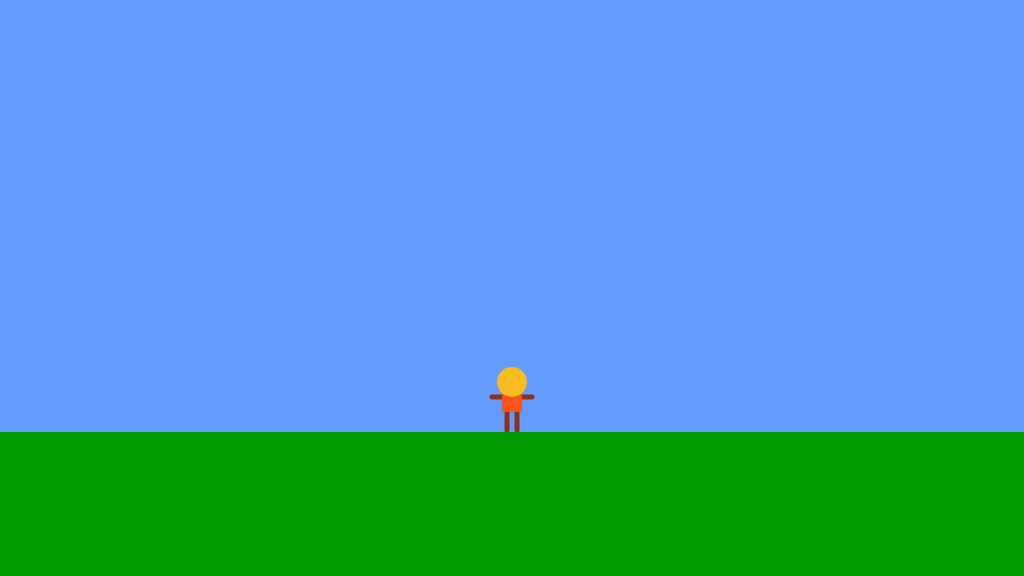
Frame 1 (no input)
Frame 60 (no input): identical to frame 1, image omitted
Frame 120 (the mouse pressed at the canvas centre since frame 60): identical to frame 1, image omitted

The p5.js sketch that drew this single still picture (run headless with seeded random() and noise() and a simulated clock; from frame 60 on, the mouse is pressed at the canvas centre):

// p5.js sketch
// ── sketch.js
/*

The Game Project

Week 3

Game interaction

*/

//gamechar positions and floor y position
var gameChar_x;
var gameChar_y;
var floorPos_y;
//char drawing offsets
var offset_y;
var offset_x;
//`isLeft`, `isRight`, `isFalling` and `isPlummeting`.
var isLeft;
var isRight;
var isFalling;
var isPlummeting;

//used to determine whether to fall or not
var reachedPeak;
//character parameters
const movementSpeed = 2;
const gravity = 5;
const jumpVelocity = 3;
const jumpPeak = 100;

function setup() {
	createCanvas(1024, 576);
	floorPos_y = height * 3 / 4;
	gameChar_x = width / 2;
	gameChar_y = floorPos_y;

	//char state machine bools
	isLeft = false;
	isRight = false;
	isFalling = false;
	isPlummeting = false;
	reachedPeak = false;
	//char drawing offsets
	offset_y = 35;
	offset_x = 20;
}

function draw() {

	//testing bool changes
	//console.log("isLeft:" + isLeft + "\nisRight:" + isRight + "\nisFalling:" + isFalling + "\nisPlummeting:" + isPlummeting);
	///////////DRAWING CODE//////////

	background(100, 155, 255); //fill the sky blue


	noStroke();
	fill(0, 155, 0);
	rect(0, floorPos_y, width, height - floorPos_y); //draw some green ground

	//draw the canyon


	//the game character
	if (isLeft && isFalling) {
		// add your jumping-left code
		//Body
		noStroke();
		fill(247, 84, 30);
		rect(gameChar_x - 5, gameChar_y - 50, 10, 30);
		//Head
		fill(247, 189, 30);
		ellipse(gameChar_x, gameChar_y - 50, 30);
		//Limbs
		stroke(143, 51, 20);
		strokeWeight(5);
		var offset_y = 34;
		var offset_x = 20;
		//Arms
		line(gameChar_x - offset_x, gameChar_y - offset_y - 5, gameChar_x, gameChar_y - offset_y); //left arm line(leftxy, rightx,y)
		//Legs
		line(gameChar_x, gameChar_y - 25, gameChar_x - 15, gameChar_y - 15); // left leg -thigh to knee - line(thighx,y, kneex,y);
		line(gameChar_x - 15, gameChar_y - 15, gameChar_x - 10, gameChar_y - 2); // left leg - knee to foot - line(kneex,y, footx,y);
		//line(gameChar_x, gameChar_y - 25, gameChar_x - 5, gameChar_y - 12); // left leg -thigh to knee - line(thighx,y, kneex,y);
		//line(gameChar_x - 5, gameChar_y - 12, gameChar_x - 15, gameChar_y - 2); // left leg - knee to foot - line(kneex,y, footx,y);
		line(gameChar_x, gameChar_y - 25, gameChar_x + 5, gameChar_y - 12); // right leg - thigh to knee - line(thighx,y, kneex,y);
		line(gameChar_x + 5, gameChar_y - 12, gameChar_x + 15, gameChar_y - 2); // right leg - knee to foot - line(kneex,y, footx,y);
	}
	else if (isRight && isFalling) {
		// add your jumping-right code
		//Body
		noStroke();
		fill(247, 84, 30);
		rect(gameChar_x - 5, gameChar_y - 50, 10, 30);
		//Head
		fill(247, 189, 30);
		ellipse(gameChar_x, gameChar_y - 50, 30);
		//Limbs
		stroke(143, 51, 20);
		strokeWeight(5);
		var offset_y = 34;
		var offset_x = 20;
		//Arms
		line(gameChar_x, gameChar_y - offset_y, gameChar_x + offset_x, gameChar_y - offset_y - 5); //right arm line(leftxy, rightx,y)
		//Legs
		line(gameChar_x, gameChar_y - 25, gameChar_x - 5, gameChar_y - 12); // left leg -thigh to knee - line(thighx,y, kneex,y);
		line(gameChar_x - 5, gameChar_y - 12, gameChar_x - 15, gameChar_y - 2); // left leg - knee to foot - line(kneex,y, footx,y);
		line(gameChar_x, gameChar_y - 25, gameChar_x + 15, gameChar_y - 15); // right leg - thigh to knee - line(thighx,y, kneex,y);
		line(gameChar_x + 15, gameChar_y - 15, gameChar_x + 10, gameChar_y - 2); // right leg - knee to foot - line(kneex,y, footx,y);


	}
	else if (isLeft) {
		// add your walking left code
		//Body
		noStroke();
		fill(247, 84, 30);
		rect(gameChar_x - 5, gameChar_y - 50, 10, 30);
		//Head
		fill(247, 189, 30);
		ellipse(gameChar_x, gameChar_y - 50, 30);
		//Limbs
		stroke(143, 51, 20);
		strokeWeight(5);
		var offset_y = 34;
		var offset_x = 20;
		//Arms
		line(gameChar_x - offset_x, gameChar_y - offset_y + 5, gameChar_x, gameChar_y - offset_y); // line(leftxy, rightx,y)
		//Legs
		line(gameChar_x, gameChar_y - 25, gameChar_x - 15, gameChar_y - 2); // left leg line(topx,y, bottomx,y);
		line(gameChar_x, gameChar_y - 25, gameChar_x + 5, gameChar_y - 2); // right leg line(topx,y, bottomx,y);

	}
	else if (isRight) {
		// add your walking right code
		//Body
		noStroke();
		fill(247, 84, 30);
		rect(gameChar_x - 5, gameChar_y - 50, 10, 30);
		//Head
		fill(247, 189, 30);
		ellipse(gameChar_x, gameChar_y - 50, 30);
		//Limbs
		stroke(143, 51, 20);
		strokeWeight(5);
		var offset_y = 34;
		var offset_x = 20;
		//Arms
		line(gameChar_x, gameChar_y - offset_y, gameChar_x + offset_x, gameChar_y - offset_y + 5); // line(leftxy, rightx,y)
		//Legs
		line(gameChar_x, gameChar_y - 25, gameChar_x - 5, gameChar_y - 2); // left leg line(topx,y, bottomx,y);
		line(gameChar_x, gameChar_y - 25, gameChar_x + 15, gameChar_y - 2); // right leg line(topx,y, bottomx,y);

	}
	else if (isFalling || isPlummeting) {
		// add your jumping facing forwards code
		//Limbs
		stroke(143, 51, 20);
		strokeWeight(5);
		//Arms
		line(gameChar_x - offset_x, gameChar_y - offset_y - 20, gameChar_x, gameChar_y - offset_y); // left arm line(leftx,y, centrex,y)
		line(gameChar_x, gameChar_y - offset_y, gameChar_x + offset_x, gameChar_y - offset_y - 20); // right arm line(centrex,y, rightx,y)
		//Legs
		line(gameChar_x - 5, gameChar_y - 25, gameChar_x - 5, gameChar_y - 12); // left leg - thigh to knee - line(thighx,y, kneex,y)
		line(gameChar_x + 5, gameChar_y - 25, gameChar_x + 5, gameChar_y - 12);	// right leg - thigh to knee - line(thighx,y, kneex,y)
		line(gameChar_x - 5, gameChar_y - 12, gameChar_x - 12, gameChar_y - 25); // left leg - knee to foot - line (kneex,y, foot,x,y)
		line(gameChar_x + 5, gameChar_y - 12, gameChar_x + 12, gameChar_y - 25); // right leg - knee to foot - line (kneex,y, foot,x,y)
		//Body
		noStroke();
		fill(247, 84, 30);
		rect(gameChar_x - 10, gameChar_y - 50, 20, 30);
		//Head
		fill(247, 189, 30);
		ellipse(gameChar_x, gameChar_y - 50, 30);

	}
	else {

		// add your standing front facing code
		//Limbs
		stroke(143, 51, 20);
		strokeWeight(5);
		var offset_y = 35;
		var offset_x = 20;
		//Arms
		line(gameChar_x - offset_x, gameChar_y - offset_y, gameChar_x + offset_x, gameChar_y - offset_y);
		//Legs
		line(gameChar_x - 5, gameChar_y - 25, gameChar_x - 5, gameChar_y - 2);
		line(gameChar_x + 5, gameChar_y - 25, gameChar_x + 5, gameChar_y - 2);
		//Body
		noStroke();
		fill(247, 84, 30);
		rect(gameChar_x - 10, gameChar_y - 50, 20, 30);
		//Head
		fill(247, 189, 30);
		ellipse(gameChar_x, gameChar_y - 50, 30);

	}

	///////////INTERACTION CODE//////////
	//Put conditional statements to move the game character below here
	if (isLeft) {
		gameChar_x -= movementSpeed;
	}
	else if (isRight) {
		gameChar_x += movementSpeed;
	}

	if (isFalling) {
		//see if peak was reached, if not - decrement Y pos. of gamechar
		if (reachedPeak == false && gameChar_y <= floorPos_y && gameChar_y > floorPos_y - jumpPeak) {
			gameChar_y -= jumpVelocity;
		}
		//if gamechar's Y pos is less than or equal to jump Peak, set reached Peak to true 
		else if (gameChar_y <= floorPos_y - jumpPeak && reachedPeak == false) {
			reachedPeak = true;
		}
		//increment gamechar's Y pos with gravity if reachedPeak is true and he hasn't touched the ground yet 
		else if (reachedPeak == true && gameChar_y < floorPos_y) {
			gameChar_y += gravity;
		}
		//if reachedPeak is true and gamechar is touching or below the ground, make him stand on the ground and reset reachedPeak and isFalling to false
		else if (reachedPeak == true && gameChar_y >= floorPos_y) {
			gameChar_y = floorPos_y;
			reachedPeak = false;
			isFalling = false;
		}
		//Logging parameters for testing purposes:
		//console.log("gamechar_y " + gameChar_y + "\nReachedPeak " + reachedPeak + "\nfloorPos_Y " + floorPos_y);
	}
}


function keyPressed() {
	// if statements to control the animation of the character when
	// keys are pressed.
	switch (keyCode) {
		case 39: //key is "->"
			isRight = true;
			//			isLeft = false;
			break;
		case 37: // key is "<-"
			isLeft = true;
			//			isRight = false;
			break;

		case 32: // key is SpaceBar
			isFalling = true;
			break;

	}
	//open up the console to see how these work
	console.log("keyPressed: " + key);
	console.log("keyPressed: " + keyCode);
}

function keyReleased() {
	// if statements to control the animation of the character when
	// keys are released.

	switch (keyCode) {
		case 39: //key is"->"
			isRight = false;
			break;
		case 37: //key is "<-"
			isLeft = false;
			break;
		case 32: // key is SpaceBar
			break;
	}

	console.log("keyReleased: " + key);
	console.log("keyReleased: " + keyCode);
}
